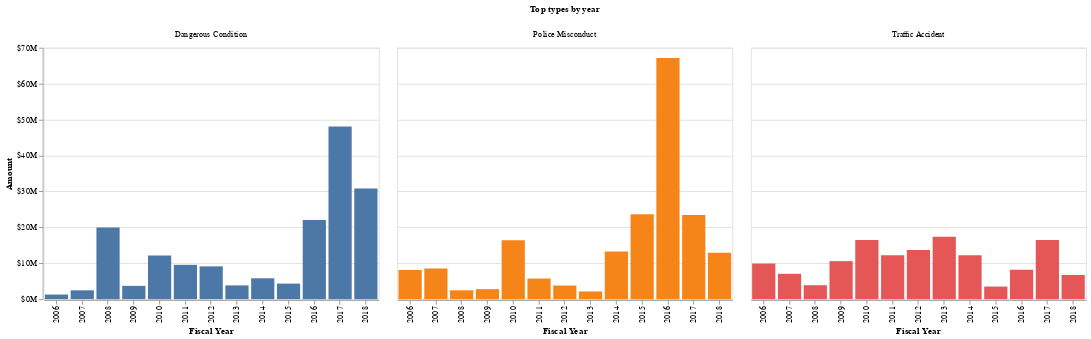

Source (notebook cell):
### Code cell
alt.Chart(top_type_annual_totals).mark_bar().encode(
    x=alt.X("fiscal_year:O", axis=alt.Axis(title="Fiscal Year")),
    y=alt.Y("amount:Q", axis=alt.Axis(title="Amount", format="$s")),
    color=alt.Color("latimes_type:N", legend=None),
    column=alt.Column("latimes_type:N", title="Top types by year"),
)

### Figure 1 — Vega-Lite specification as saved in the notebook (floating-point values rounded to 4 significant figures)
{"$schema": "https://vega.github.io/schema/vega-lite/v2.4.3.json", "config": {"view": {"height": 300, "width": 400}}, "data": {"values": [{"amount": 1288714, "fiscal_year": 2006, "latimes_type": "Dangerous Condition"}, {"amount": 8134755, "fiscal_year": 2006, "latimes_type": "Police Misconduct"}, {"amount": 9914118, "fiscal_year": 2006, "latimes_type": "Traffic Accident"}, {"amount": 2460020, "fiscal_year": 2007, "latimes_type": "Dangerous Condition"}, {"amount": 8542444, "fiscal_year": 2007, "latimes_type": "Police Misconduct"}, {"amount": 7057695, "fiscal_year": 2007, "latimes_type": "Traffic Accident"}, {"amount": 19923405, "fiscal_year": 2008, "latimes_type": "Dangerous Condition"}, {"amount": 2465091, "fiscal_year": 2008, "latimes_type": "Police Misconduct"}, {"amount": 3879639, "fiscal_year": 2008, "latimes_type": "Traffic Accident"}, {"amount": 3709065, "fiscal_year": 2009, "latimes_type": "Dangerous Condition"}, {"amount": 2781919, "fiscal_year": 2009, "latimes_type": "Police Misconduct"}, {"amount": 10595519, "fiscal_year": 2009, "latimes_type": "Traffic Accident"}, {"amount": 12165405, "fiscal_year": 2010, "latimes_type": "Dangerous Condition"}, {"amount": 16422934, "fiscal_year": 2010, "latimes_type": "Police Misconduct"}, {"amount": 16477620, "fiscal_year": 2010, "latimes_type": "Traffic Accident"}, {"amount": 9561225, "fiscal_year": 2011, "latimes_type": "Dangerous Condition"}, {"amount": 5747272, "fiscal_year": 2011, "latimes_type": "Police Misconduct"}, {"amount": 12243689, "fiscal_year": 2011, "latimes_type": "Traffic Accident"}, {"amount": 9132567, "fiscal_year": 2012, "latimes_type": "Dangerous Condition"}, {"amount": 3791125, "fiscal_year": 2012, "latimes_type": "Police Misconduct"}, {"amount": 13698507, "fiscal_year": 2012, "latimes_type": "Traffic Accident"}, {"amount": 3836007, "fiscal_year": 2013, "latimes_type": "Dangerous Condition"}, {"amount": 2148686, "fiscal_year": 2013, "latimes_type": "Police Misconduct"}, {"amount": 17390000.0, "fiscal_year": 2013, "latimes_type": "Traffic Accident"}, {"amount": 5810000.0, "fiscal_year": 2014, "latimes_type": "Dangerous Condition"}, {"amount": 13290000.0, "fiscal_year": 2014, "latimes_type": "Police Misconduct"}, {"amount": 12260000.0, "fiscal_year": 2014, "latimes_type": "Traffic Accident"}, {"amount": 4334000.0, "fiscal_year": 2015, "latimes_type": "Dangerous Condition"}, {"amount": 23640000.0, "fiscal_year": 2015, "latimes_type": "Police Misconduct"}, {"amount": 3509000.0, "fiscal_year": 2015, "latimes_type": "Traffic Accident"}, {"amount": 22050000.0, "fiscal_year": 2016, "latimes_type": "Dangerous Condition"}, {"amount": 67160000.0, "fiscal_year": 2016, "latimes_type": "Police Misconduct"}, {"amount": 8199000.0, "fiscal_year": 2016, "latimes_type": "Traffic Accident"}, {"amount": 48080000.0, "fiscal_year": 2017, "latimes_type": "Dangerous Condition"}, {"amount": 23460000.0, "fiscal_year": 2017, "latimes_type": "Police Misconduct"}, {"amount": 16450000.0, "fiscal_year": 2017, "latimes_type": "Traffic Accident"}, {"amount": 30840000.0, "fiscal_year": 2018, "latimes_type": "Dangerous Condition"}, {"amount": 12935712, "fiscal_year": 2018, "latimes_type": "Police Misconduct"}, {"amount": 6748000.0, "fiscal_year": 2018, "latimes_type": "Traffic Accident"}]}, "encoding": {"color": {"field": "latimes_type", "legend": null, "type": "nominal"}, "column": {"field": "latimes_type", "title": "Top types by year", "type": "nominal"}, "x": {"axis": {"title": "Fiscal Year"}, "field": "fiscal_year", "type": "ordinal"}, "y": {"axis": {"format": "$s", "title": "Amount"}, "field": "amount", "type": "quantitative"}}, "mark": "bar"}
